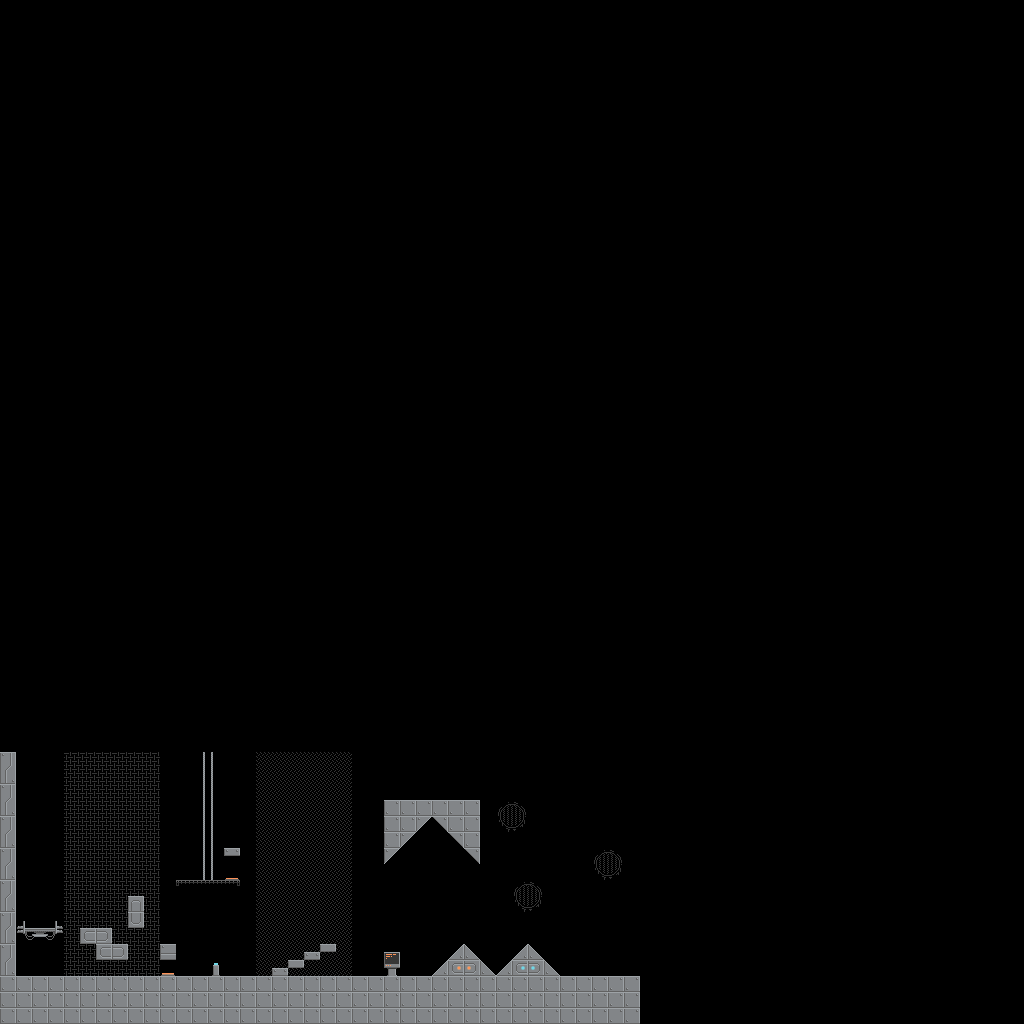

This is a level from a 2D game, rendered from its Tiled map with the project's own tilesets. A one-line summary and the map file follow, with tile-layer data summarised:
An orthogonal 64x64 tile map with 16x16 px tiles, 2 tile layers (non-collision_layer, collision_layer).

<map version="1.5" tiledversion="1.7.2" orientation="orthogonal" renderorder="right-down" width="64" height="64" tilewidth="16" tileheight="16" infinite="0" nextlayerid="3" nextobjectid="1">
 <editorsettings>
  <export target="../collision_layers/ok0.csv" format="csv" />
 </editorsettings>
 <tileset firstgid="1" source="../world tileset16x16.tsx" />
 <layer id="2" name="non-collision_layer" width="64" height="64">
  <data>[4096 cells, 199 non-empty, 11 distinct tile ids]</data>
 </layer>
 <layer id="1" name="collision_layer" width="64" height="64">
  <data>[4096 cells, 188 non-empty, 30 distinct tile ids]</data>
 </layer>
</map>
